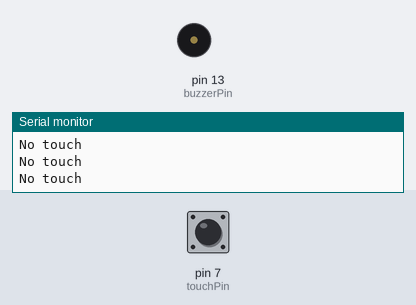
This sketch was run on a simulated Arduino Uno, built with avr-gcc and run on an emulated ATmega328P. Parts: buzzer (waves = sounding, pin HIGH), the last lines printed to the serial monitor. The test bench sets the inputs (shaded band); at power-on: pin 7 (touchPin) LOW.

Above: at 1.2 s.
1.3 s: pin 7 (touchPin) pulled HIGH for 0.25 s
At 1.5 s:
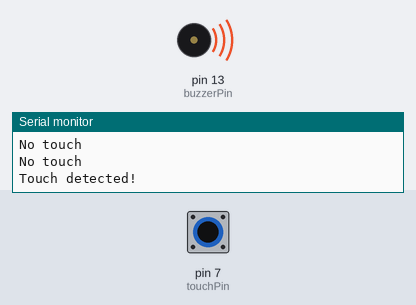
3.1 s: pin 7 (touchPin) pulled HIGH for 3.2 s
At 7.4 s:
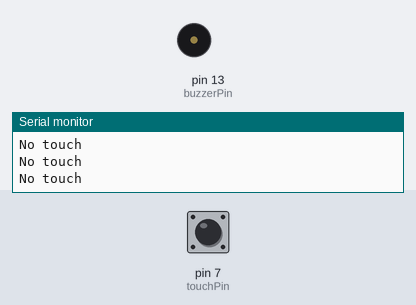
Timing chart, 0 to 8.9 s (numbered marks = the images above; inputs shaded):
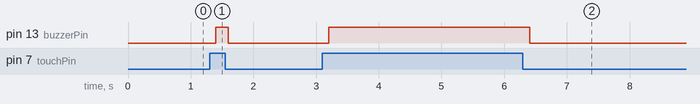

The sketch:

TouchSensor_WithBuzzer.ino
```cpp
int touchPin = 7;
int buzzerPin = 13;
int touchState = 0;

void setup() {
  pinMode(touchPin, INPUT);
  pinMode(buzzerPin, OUTPUT);
  Serial.begin(9600);
}

void loop() {
  touchState = digitalRead(touchPin);

  if (touchState == HIGH) {
    digitalWrite(buzzerPin, HIGH);
    Serial.println("Touch detected!");
  }
  else {
    digitalWrite(buzzerPin, LOW);
    Serial.println("No touch");
  }

  delay(200);
}
```

Measured:
- after the input at 1.3 s, pin 13 (buzzerPin): LOW → HIGH after 0.10 s, → LOW 0.20 s later
- after the input at 3.1 s, pin 13 (buzzerPin): LOW → HIGH after 0.10 s, → LOW 3.2 s later
